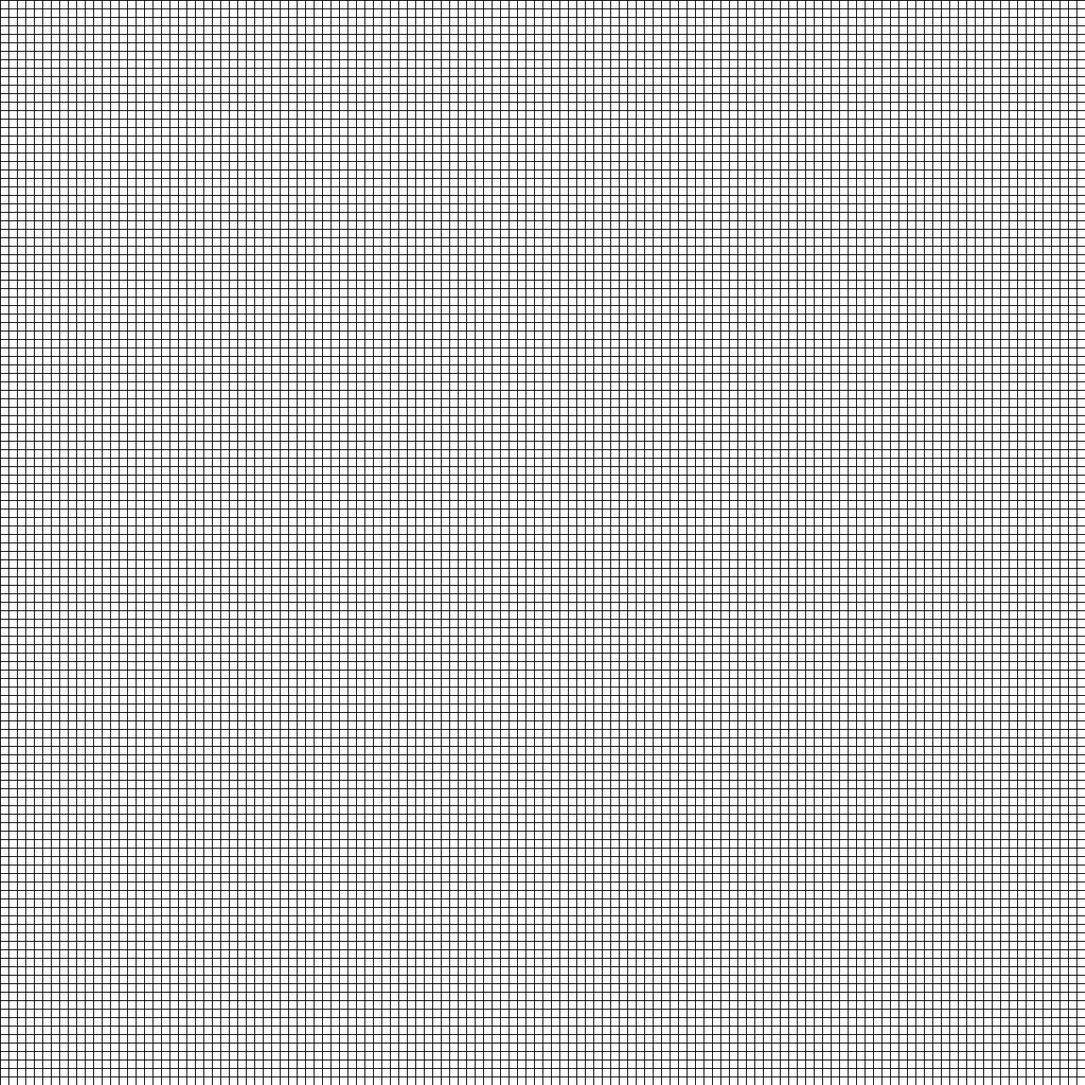
Frame 1 (no input)
Frame 60 (the mouse pressed at the canvas centre just before this capture): identical to frame 1, image omitted
Frame 120 (the mouse held since frame 60 and released just before this capture): identical to frame 1, image omitted

The Processing sketch that drew this single still picture (run headless with seeded random() and noise(); from frame 60 on, the mouse is pressed at the canvas centre):

// Processing sketch: automata_1_1
// ── automata_1_1.pde
// Dimensões da matriz //<>//
int M = 128;
int N = 128;

// Geração
int G = 0;

// Máximo de Gerações
int G_MAX = 1024;

// Dimensões da janela
int WIDTH = 1280;
int HEIGHT = 1280;

// Dimensões de um elemento da matriz
int E_WIDTH = WIDTH / M;
int E_HEIGHT = HEIGHT / N;


// Parâmetro dos valores pseudo-aleatórios
int SEED = (int) random(-100000, 100000);

// Cores
color ON = color(0, 0, 0);
color OFF = color(255, 255, 255);
color LINE_COLOR = color(192, 192, 192);

// Matriz Original
int [][][] A = new int[M][N][G_MAX];

void setup() {

  size(1280, 1280);

  frameRate(120);


  //arrayRandom();
  arrayClear();

  //drawGrid();
}

void draw() {

  // Muda o título da janela
  surface.setTitle ("Automata" 
    + " | " + M + "x" + N 
    + " | " + "G: " + G 
    + " | " + "I: " + str(getPositionX()) + " / J: " +  str(getPositionY()) 
    + " | " + "N -> " + sumOfNeighbours(getPositionX(), getPositionY(), G)
    + " | " + " FPS: " + round(frameRate)
    + " | " + " F: " + frameCount); 

  // Limpa a janela 
  background(0, 0, 0);

  // Renderiza a matriz
  drawArray();
}

void mouseClicked() {

  if(G == 0) {invertMouseElement();}
}

void keyPressed() {

  // Space -> Run / Stop
  // Left / Right -> Move through frames

  if (key == CODED) {
    
    if (keyCode == RIGHT) {
      if (G < G_MAX) {  
        G++;
        gameOfLife();     
      }  
    }
    
    if (keyCode == LEFT) {
      if (G > 0) {G--;} 
    }
  }
}

void arrayClear() {

  for (int i=0; i<M; i++) {
    for (int j=0; j<N; j++) {
      A[i][j][G] = 0;
    }
  }
}

void arrayRandom() {

  randomSeed(SEED);
  for (int i=0; i<M; i++) {
    for (int j=0; j<N; j++) {
      A[i][j][G] = (int) random(-1, 2);
    }
  }
  SEED = (int) random(-100000, 100000);
}

void invertMouseElement() {

  // Checa se o cursor está dentro da janela
  if ((mouseX <= width) && (mouseY <= height)) {

    // Inverte elemento
    if (A[getPositionX()][getPositionY()][G] == 0)
      A[getPositionX()][getPositionY()][G] = 1;
    else
      A[getPositionX()][getPositionY()][G] = 0;
  }
}

int sumOfNeighbours (int i, int j, int g) {

  int s = 0;
  int b, c, d, f;

  // b -> c (i)
  // d -> f (j)

  // -------

  if (i == 0) {
    b = i;
    c = i+1;
  } else {

    if (i == M-1) {
      b = i-1;
      c = i;
    } else {
      b = i-1;
      c = i+1;
    }
  }

  // -------

  if (j == 0) {
    d = j;
    f = j+1;
  } else {

    if (j == N-1) {
      d = j-1;
      f = j;
    } else {
      d = j-1;
      f = j+1;
    }
  }

  // -------

  for (int x = b; x <= c; x++) {
    for (int y = d; y <= f; y++) {

      if ((x == i) && (y == j))
        continue;
      if (A[x][y][g] == 1)
        s++;
    }
  }
  return s;
}

int getPositionX() {

  int positionX = (int) (mouseX / E_WIDTH);

  if (positionX >= M) {
    return M-1;
  } else {
    return positionX;
  }
}

int getPositionY() {

  int positionY = (int) (mouseY / E_HEIGHT);

  if (positionY >= N) {
    return N-1;
  } else {
    return positionY;
  }
}

void gameOfLife() {

  int [][] t = new int[M][N];   

  // Gera uma matriz temporária com o resultado da iteração
  for (int i=0; i<M; i++) {
    for (int j=0; j<N; j++) {

      if (sumOfNeighbours(i, j, G-1) < 2) // Morre de Solidão
        t[i][j] = 0;
      if (sumOfNeighbours(i, j, G-1) > 3) // Morre de Superpopulação
        t[i][j] = 0;
      if ((sumOfNeighbours(i, j, G-1) == 3) && (A[i][j][G-1] == 0)) // Nasce por reprodução
        t[i][j] = 1;
      if (((sumOfNeighbours(i, j, G-1) == 2) || (sumOfNeighbours(i, j, G-1) == 3)) && (A[i][j][G-1] == 1)) // Continua viva
        t[i][j] = 1;
    }
  }

  // Copia a matriz temporária para a matriz original
  for (int i=0; i<M; i++)
    for (int j=0; j<N; j++)
      A[i][j][G] = t[i][j];
}

void drawGrid() {

  for (int i=1; i<M; i++) {
    for (int j=1; j<N; j++) {
      stroke(LINE_COLOR);
      line(E_WIDTH*i, E_HEIGHT*j, E_WIDTH, E_HEIGHT);
    }
  }
}

void drawArray() {

  for (int i=0; i<M; i++) {
    for (int j=0; j<N; j++) {
      if (A[i][j][G] == 1) {
        fill(ON);
        rect(E_WIDTH*i, E_HEIGHT*j, E_WIDTH, E_HEIGHT);
      } else {
        fill(OFF);
        rect(E_WIDTH*i, E_HEIGHT*j, E_WIDTH, E_HEIGHT);
      }
    }
  }
}
